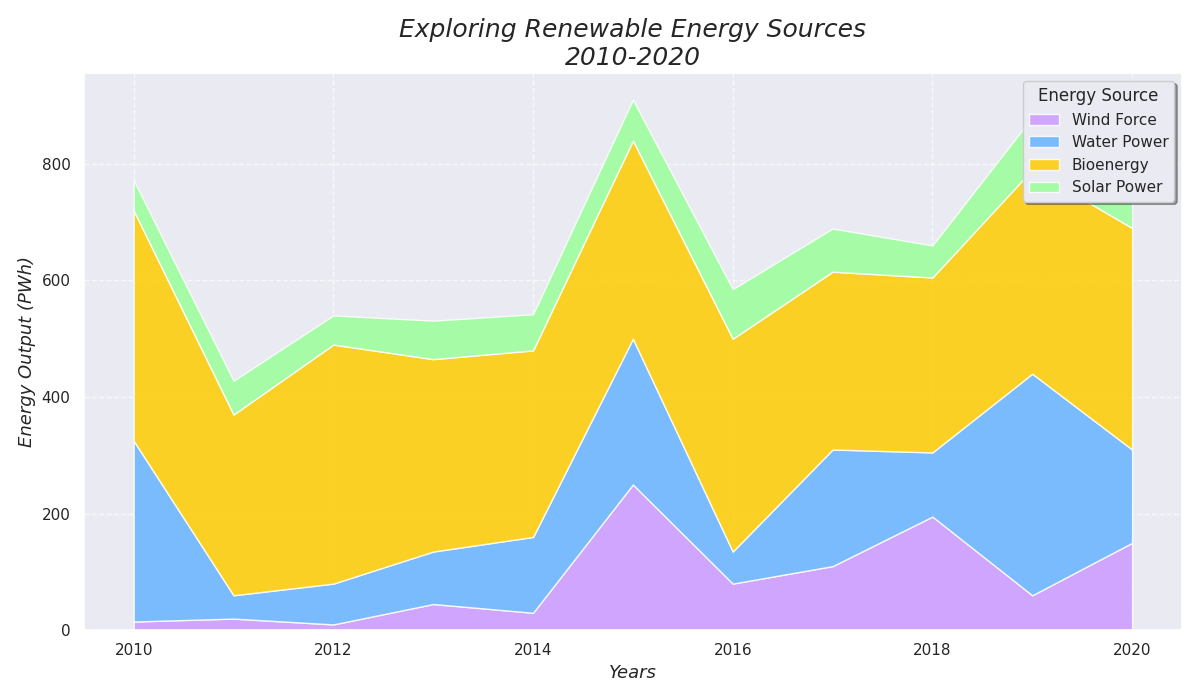

Here is the Python script that generated this plot:
import matplotlib.pyplot as plt
import numpy as np

years = np.arange(2010, 2021)

solar = np.array([15, 20, 10, 45, 30, 250, 80, 110, 195, 60, 150])
wind = np.array([310, 40, 70, 90, 130, 250, 55, 200, 110, 380, 160])
hydroelectric = np.array([395, 310, 410, 330, 320, 340, 365, 305, 300, 350, 380])
biomass = np.array([52, 58, 50, 66, 62, 70, 85, 74, 55, 90, 79])

plt.figure(figsize=(12, 7))

plt.stackplot(years, solar, wind, hydroelectric, biomass, 
              labels=['Wind Force', 'Water Power', 'Bioenergy', 'Solar Power'],
              colors=['#cc99ff', '#66b3ff', '#ffcc00', '#99ff99'], 
              alpha=0.85)

plt.title("Exploring Renewable Energy Sources\n2010-2020", fontsize=18, style='italic')
plt.xlabel("Years", fontsize=13, style='oblique')
plt.ylabel("Energy Output (PWh)", fontsize=13, style='oblique')

plt.legend(loc='upper right', fontsize=11, title='Energy Source', shadow=True, frameon=True)
plt.grid(visible=True, linestyle='--', alpha=0.7)
plt.tight_layout()

plt.show()
